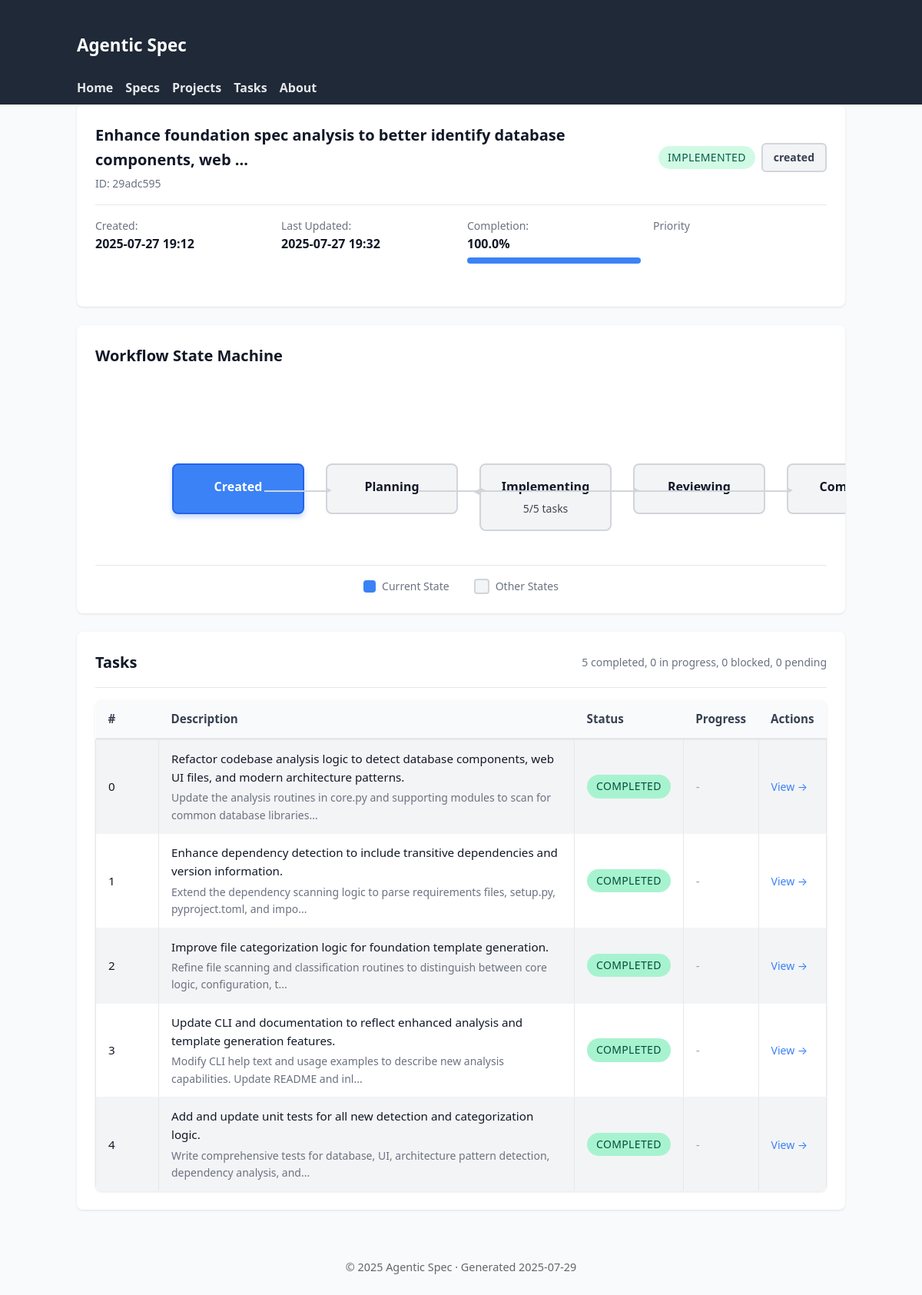
The page /specs/29adc595 on the database its author committed.
### tables this page shows
CREATE TABLE specifications (
                id TEXT PRIMARY KEY,
                title TEXT NOT NULL,
                inherits TEXT DEFAULT '[]',
                created TIMESTAMP NOT NULL,
                updated TIMESTAMP NOT NULL,
                version TEXT NOT NULL,
                status TEXT NOT NULL,
                parent_spec_id TEXT,
                child_spec_ids TEXT DEFAULT '[]',
                context TEXT NOT NULL,
                requirements TEXT NOT NULL,
                review_notes TEXT DEFAULT '[]',
                context_parameters TEXT,
                -- Enhanced tracking fields
                workflow_status TEXT DEFAULT 'created',
                is_completed BOOLEAN DEFAULT FALSE,
                completed_at TIMESTAMP,
                last_accessed TIMESTAMP,
                completion_percentage REAL DEFAULT 0.0,
                priority INTEGER DEFAULT 5,
                -- Lifecycle timestamps
                reviewed_at TIMESTAMP,
                approved_at TIMESTAMP,
                implemented_at TIMESTAMP,
                -- Metadata tracking
                created_by TEXT DEFAULT 'system',
                last_updated_by TEXT DEFAULT 'system',
                tags TEXT DEFAULT '[]'
            );

CREATE TABLE tasks (
                id TEXT PRIMARY KEY,
                spec_id TEXT NOT NULL,
                step_index INTEGER NOT NULL,
                task TEXT NOT NULL,
                details TEXT NOT NULL,
                files TEXT NOT NULL,
                acceptance TEXT NOT NULL,
                estimated_effort TEXT NOT NULL,
                sub_spec_id TEXT,
                decomposition_hint TEXT,
                status TEXT DEFAULT 'pending',
                started_at TIMESTAMP,
                completed_at TIMESTAMP,
                time_spent_minutes INTEGER,
                completion_notes TEXT,
                blockers TEXT DEFAULT '[]',
                -- Enhanced tracking fields
                is_completed BOOLEAN DEFAULT FALSE,
                assigned_to TEXT DEFAULT 'unassigned',
                priority INTEGER DEFAULT 5,
                last_accessed TIMESTAMP,
                estimated_completion_date TIMESTAMP,
                actual_effort_minutes INTEGER,
                dependencies TEXT DEFAULT '[]',
                -- Lifecycle timestamps
                blocked_at TIMESTAMP,
                unblocked_at TIMESTAMP,
                approved_at TIMESTAMP,
                rejected_at TIMESTAMP,
                FOREIGN KEY (spec_id) REFERENCES specifications (id) ON DELETE CASCADE
            );

### agentic_spec/web_ui.py (the view)
@app.get("/specs/{spec_id}", response_class=HTMLResponse)
async def view_specification(request: Request, spec_id: str):
    async with await get_db_manager() as manager:
        spec = await manager.get_specification(spec_id)
        if not spec:
            raise HTTPException(status_code=404, detail="Specification not found")
        tasks = await manager.backend.get_tasks_for_spec(spec_id)
        total_tasks = len(tasks)
        completed_tasks = sum(
            1 for t in tasks if t.status in [TaskStatus.COMPLETED, TaskStatus.APPROVED]
        )
        completion_percentage = (
            (completed_tasks / total_tasks * 100) if total_tasks > 0 else 0
        )
        ctx = base_context(request, title=f"Spec {spec.id}")
        ctx.update(
            {
                "spec": spec,
                "tasks": tasks,
                "completion_percentage": completion_percentage,
            }
        )
        return templates.TemplateResponse("spec_detail.html", ctx)

### agentic_spec/web_templates/spec_detail.html (shortened to what this page needs)
{% extends 'base.html' %}
{% block content %}
<div class="card">
  <div class="card-header">
    <div>
      <h2 class="card-title">{{ spec.title[:80] }}{% if spec.title|length > 80 %}...{% endif %}</h2>
      <div class="card-subtitle">ID: {{ spec.id }}</div>
    </div>
    <div style="display: flex; gap: 0.5rem; align-items: center;">
      <span class="status-badge {{ spec.status.value }}">{{ spec.status.value }}</span>
      <span class="workflow-badge {{ spec.workflow_status.value }}">{{ spec.workflow_status.value }}</span>
    </div>
  </div>
  <div style="display: grid; grid-template-columns: repeat(auto-fit, minmax(200px, 1fr)); gap: 1rem; margin-bottom: 1.5rem;">
    <div>
      <div style="font-size: 0.875rem; color: #6b7280;">Created:</div>
      <div style="font-weight: 600;">{{ spec.created.strftime('%Y-%m-%d %H:%M') }}</div>
    </div>
    <div>
      <div style="font-size: 0.875rem; color: #6b7280;">Last Updated:</div>
      <div style="font-weight: 600;">{{ spec.updated.strftime('%Y-%m-%d %H:%M') }}</div>
    </div>
    <div>
      <div style="font-size: 0.875rem; color: #6b7280;">Completion:</div>
      <div style="font-weight: 600;">{{ "%.1f"|format(completion_percentage) }}%</div>
      <div class="progress-bar" style="margin-top: 0.25rem;">
        <div class="progress-fill" style="width: {{ completion_percentage }}%"></div>
      </div>
    </div>
    <div>
      <div style="font-size: 0.875rem; color: #6b7280;">Priority</div>
      <div style="font-weight: 600;">
        {% if spec.priority %}
        <span class="priority-indicator priority-{{ spec.priority.value }}"></span>
        {% else %}
        Normal
        {% endif %}
      </div>
    </div>
  </div>
</div>
<div class="state-machine-container">
  <h3 class="card-title" style="margin-bottom: 1.5rem;">Workflow State Machine</h3>
  <div id="state-machine" class="state-machine"></div>
  <div class="state-machine-legend">
    <div class="legend-item">
      <div class="legend-icon" style="background: #3b82f6;"></div>
      <span>Current State</span>
    </div>
    <div class="legend-item">
      <div class="legend-icon" style="background: #f3f4f6; border: 2px solid #d1d5db;"></div>
      <span>Other States</span>
    </div>
  </div>
</div>
<div class="card">
  <div class="card-header">
    <h3 class="card-title">Tasks</h3>
    <div id="task-summary" style="font-size: 0.875rem; color: #6b7280;"></div>
  </div>
  {% if tasks %}
  <table>
    <thead>
      <tr>
        <th style="width: 50px;">#</th>
        <th>Description</th>
        <th>Status</th>
        <th>Progress</th>
        <th>Actions</th>
      </tr>
    </thead>
    <tbody>
      {% for t in tasks %}
      <tr>
        <td>{{ t.step_index }}</td>
        <td>
          <a href="/tasks/{{ t.id }}">{{ t.task }}</a>
          {% if t.details %}
          <div class="card-subtitle">{{ t.details[:100] }}{% if t.details|length > 100 %}...{% endif %}</div>
          {% endif %}
        </td>
        <td>
          <span class="status-badge {{ t.status.value }}">{{ t.status.value }}</span>
        </td>
        <td>
          {% if t.progress_percentage %}
          <div class="progress-bar" style="width: 100px;">
            <div class="progress-fill" style="width: {{ t.progress_percentage }}%"></div>
          </div>
          {% else %}
          <span style="color: #9ca3af;">-</span>
          {% endif %}
        </td>
        <td>
          <a href="/tasks/{{ t.id }}" style="font-size: 0.875rem; color: #3b82f6;">View →</a>
        </td>
      </tr>
      {% endfor %}
    </tbody>
  </table>
  {% else %}
  <p style="color: #6b7280; text-align: center; padding: 2rem 0;">No tasks defined for this specification.</p>
  {% endif %}
</div>
{% endblock %}

### agentic_spec/web_templates/static/styles.css (style rules this page uses)
body { font-family: system-ui, -apple-system, Segoe UI, Roboto, Helvetica, Arial, sans-serif; margin: 0; background: #f9fafb; color: #111827; line-height: 1.6; }
table { width: 100%; border-collapse: collapse; margin-top: 1rem; font-size: 0.95rem; }
th { background: #374151; color: #fff; padding: 8px; text-align: left; }
td { padding: 8px; border: 1px solid #e5e7eb; }
tbody tr:nth-child(odd) { background: #f3f4f6; }
table a { color: inherit; text-decoration: none; }
.status-badge { display: inline-flex; align-items: center; gap: 0.25rem; padding: 0.25rem 0.75rem; border-radius: 9999px; font-size: 0.875rem; font-weight: 500; text-transform: uppercase; letter-spacing: 0.025em; }
.status-badge.implemented { background: #d1fae5; color: #065f46; }
.status-badge.completed { background: #a7f3d0; color: #064e3b; }
.workflow-badge { display: inline-flex; align-items: center; gap: 0.375rem; padding: 0.375rem 0.875rem; border-radius: 0.375rem; font-size: 0.875rem; font-weight: 600; border: 2px solid transparent; }
.workflow-badge.created { background: #f3f4f6; color: #374151; border-color: #d1d5db; }
.progress-bar { width: 100%; height: 0.5rem; background: #e5e7eb; border-radius: 0.25rem; overflow: hidden; margin: 0.5rem 0; }
.progress-fill { height: 100%; background: #3b82f6; transition: width 0.3s ease; }
.card { background: #fff; border-radius: 0.5rem; box-shadow: 0 1px 3px rgba(0,0,0,0.1); padding: 1.5rem; margin-bottom: 1.5rem; }
.card-header { display: flex; justify-content: space-between; align-items: center; margin-bottom: 1rem; padding-bottom: 1rem; border-bottom: 1px solid #e5e7eb; }
.card-title { font-size: 1.25rem; font-weight: 600; color: #111827; margin: 0; }
.card-subtitle { font-size: 0.875rem; color: #6b7280; margin-top: 0.25rem; }
table { width: 100%; border-collapse: collapse; margin-top: 1rem; font-size: 0.95rem; background: #fff; border-radius: 0.5rem; overflow: hidden; box-shadow: 0 1px 3px rgba(0,0,0,0.1); }
th { background: #f9fafb; color: #374151; padding: 0.75rem 1rem; text-align: left; font-weight: 600; border-bottom: 2px solid #e5e7eb; }
td { padding: 0.75rem 1rem; border-bottom: 1px solid #f3f4f6; }
.priority-indicator { display: inline-block; width: 0.5rem; height: 0.5rem; border-radius: 50%; margin-right: 0.5rem; }
.state-machine-container { background: #fff; border-radius: 0.5rem; box-shadow: 0 1px 3px rgba(0,0,0,0.1); padding: 1.5rem; margin: 1.5rem 0; overflow-x: auto; }
.state-machine { position: relative; min-height: 200px; width: 100%; min-width: 600px; }
.state-machine-legend { display: flex; gap: 2rem; justify-content: center; margin-top: 2rem; padding-top: 1rem; border-top: 1px solid #e5e7eb; }
.legend-item { display: flex; align-items: center; gap: 0.5rem; font-size: 0.875rem; color: #6b7280; }
.legend-icon { width: 1rem; height: 1rem; border-radius: 0.25rem; }

### rows shown on the page
specifications: title "Enhance foundation spec analysis to better identify database components, web ...", id "29adc595", status.value "IMPLEMENTED", workflow_status.value "created"
tasks: step_index "0", task "Refactor codebase analysis logic to detect database components, web UI files, and modern architecture patterns.", details "Update the analysis routines in core.py and supporting modules to scan for common database libraries", status.value "COMPLETED"
tasks: step_index "1", task "Enhance dependency detection to include transitive dependencies and version information.", details "Extend the dependency scanning logic to parse requirements files, setup.py, pyproject.toml, and impo", status.value "COMPLETED"
tasks: step_index "2", task "Improve file categorization logic for foundation template generation.", details "Refine file scanning and classification routines to distinguish between core logic, configuration, t", status.value "COMPLETED"
tasks: step_index "3", task "Update CLI and documentation to reflect enhanced analysis and template generation features.", details "Modify CLI help text and usage examples to describe new analysis capabilities. Update README and inl", status.value "COMPLETED"
tasks: step_index "4", task "Add and update unit tests for all new detection and categorization logic.", details "Write comprehensive tests for database, UI, architecture pattern detection, dependency analysis, and", status.value "COMPLETED"

### other values the page prints
{{ spec.created.strftime('%Y-%m-%d %H:%M') }} "2025-07-27 19:12"
{{ spec.updated.strftime('%Y-%m-%d %H:%M') }} "2025-07-27 19:32"
{{ "%.1f"|format(completion_percentage) }} "100.0"
